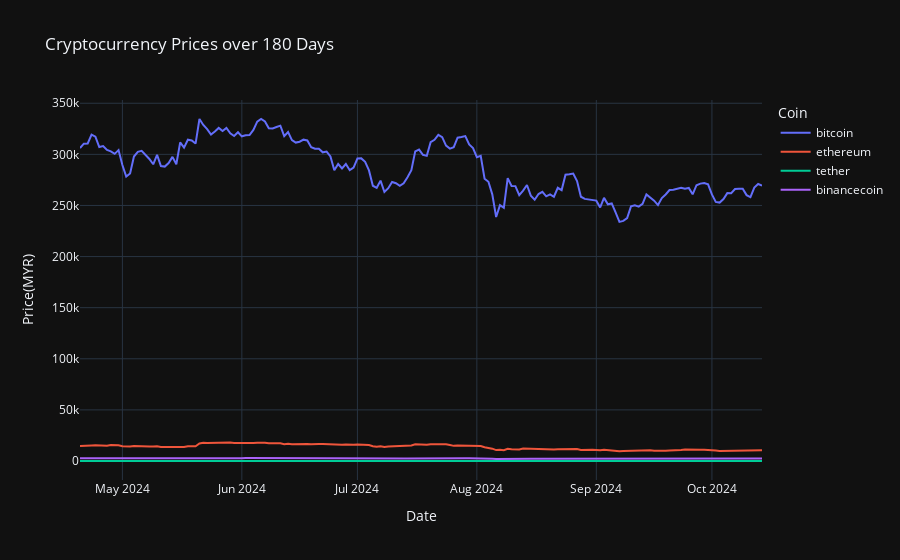

Notebook code for this chart:
### Markdown cell above
**Visualize crypo price for the past 180 days**

### Code cell
import plotly.express as px

melted_coin_data = pivoted_coin.melt(id_vars='Timestamp', value_vars=coins, var_name='Coin', value_name='Price')

fig = px.line(
    melted_coin_data, x='Timestamp', y='Price', color='Coin',
    title='Cryptocurrency Prices over 180 Days',
    labels={'Price': 'Price(MYR)', 'Timestamp': 'Date'},
    template='plotly_dark'    
)

fig.show()

### Figure 1 — Plotly figure (JSON) as saved in the notebook; plotly's stock layout.template omitted (floating-point values rounded to 4 significant figures; data arrays with more than 128 entries replaced by an {"elided": "..."} marker saying what was removed)
{"data": [{"hovertemplate": "Coin=bitcoin<br>Date=%{x}<br>Price(MYR)=%{y}<extra></extra>", "legendgroup": "bitcoin", "line": {"color": "#636efa", "dash": "solid"}, "marker": {"symbol": "circle"}, "mode": "lines", "name": "bitcoin", "orientation": "v", "showlegend": true, "type": "scatter", "x": {"elided": "178 str values"}, "xaxis": "x", "y": {"elided": "178 float values"}, "yaxis": "y"}, {"hovertemplate": "Coin=ethereum<br>Date=%{x}<br>Price(MYR)=%{y}<extra></extra>", "legendgroup": "ethereum", "line": {"color": "#EF553B", "dash": "solid"}, "marker": {"symbol": "circle"}, "mode": "lines", "name": "ethereum", "orientation": "v", "showlegend": true, "type": "scatter", "x": {"elided": "178 str values"}, "xaxis": "x", "y": {"elided": "178 float values"}, "yaxis": "y"}, {"hovertemplate": "Coin=tether<br>Date=%{x}<br>Price(MYR)=%{y}<extra></extra>", "legendgroup": "tether", "line": {"color": "#00cc96", "dash": "solid"}, "marker": {"symbol": "circle"}, "mode": "lines", "name": "tether", "orientation": "v", "showlegend": true, "type": "scatter", "x": {"elided": "178 str values"}, "xaxis": "x", "y": {"elided": "178 float values"}, "yaxis": "y"}, {"hovertemplate": "Coin=binancecoin<br>Date=%{x}<br>Price(MYR)=%{y}<extra></extra>", "legendgroup": "binancecoin", "line": {"color": "#ab63fa", "dash": "solid"}, "marker": {"symbol": "circle"}, "mode": "lines", "name": "binancecoin", "orientation": "v", "showlegend": true, "type": "scatter", "x": {"elided": "178 str values"}, "xaxis": "x", "y": {"elided": "178 float values"}, "yaxis": "y"}], "layout": {"legend": {"title": {"text": "Coin"}, "tracegroupgap": 0}, "title": {"text": "Cryptocurrency Prices over 180 Days"}, "xaxis": {"anchor": "y", "domain": [0, 1], "title": {"text": "Date"}}, "yaxis": {"anchor": "x", "domain": [0, 1], "title": {"text": "Price(MYR)"}}}}
